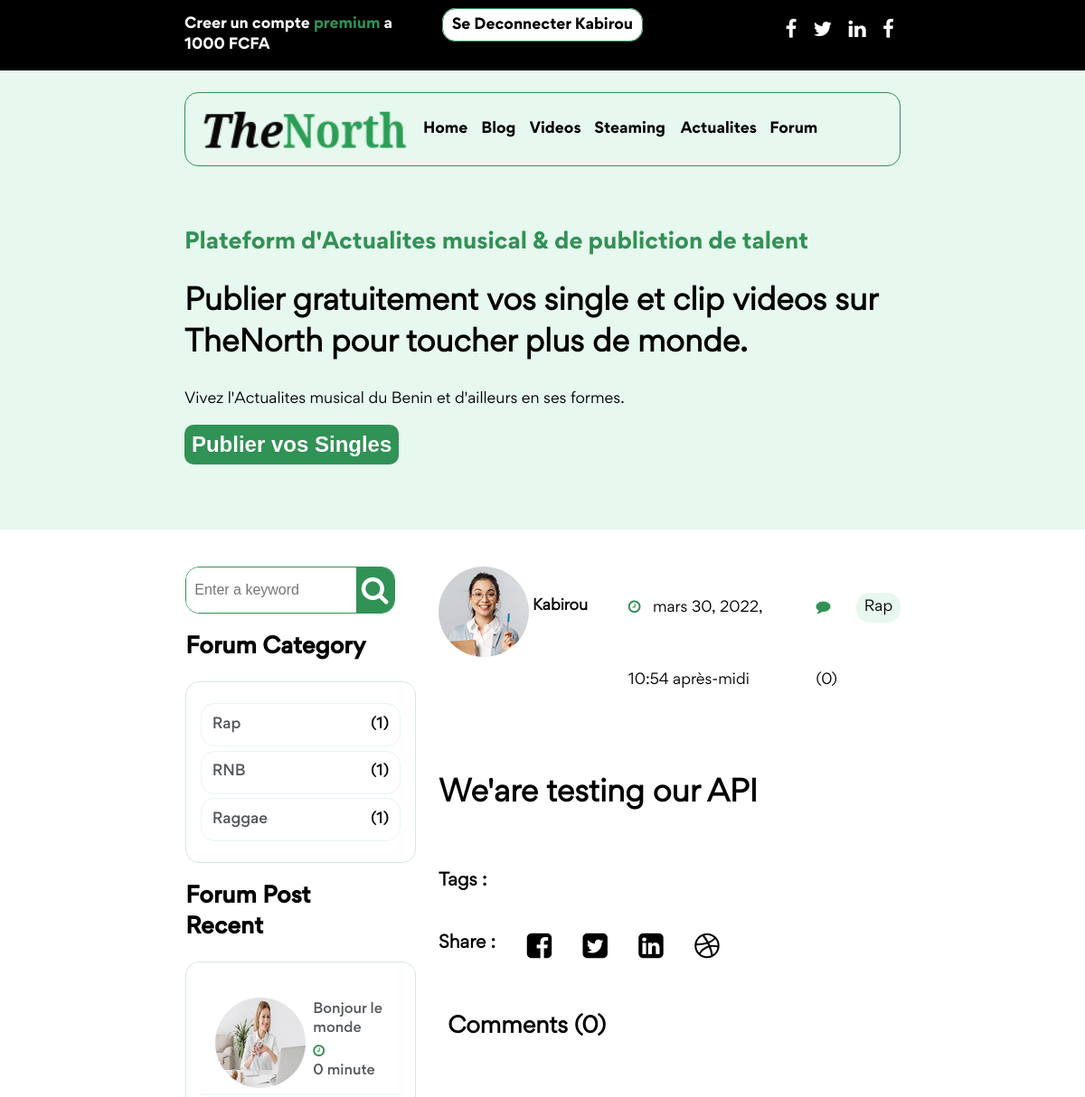
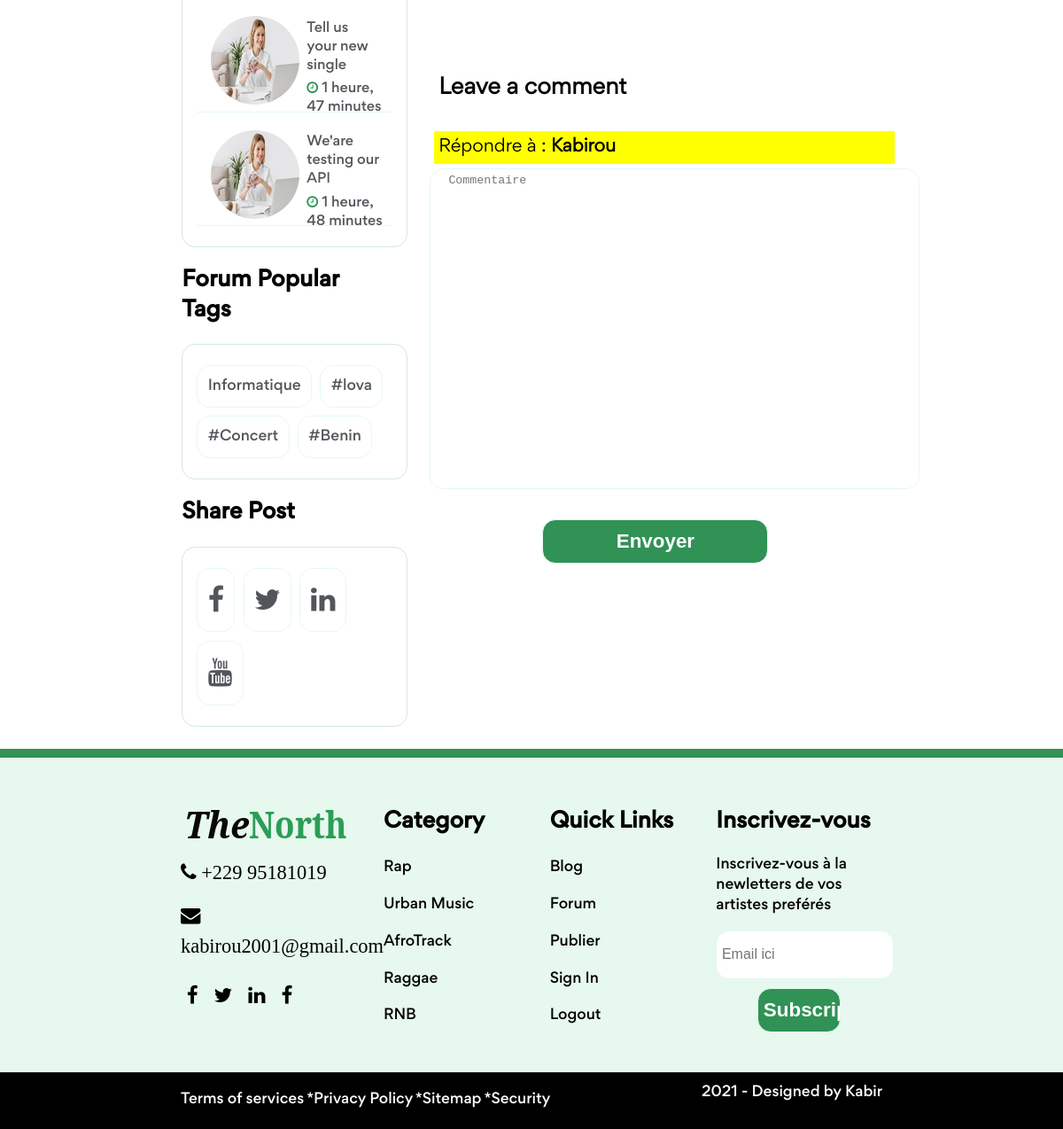
The page /forum/detail/1/ (signed in) on the database its author committed (2 pictures, top to bottom).
### forum/models.py (models this page shows, shortened)
class Category(models.Model):
    valeurs = models.CharField(max_length=255, null=True)
    def __str__(self):
        return self.valeurs

class ForumModel(models.Model):
    post = models.TextField(null=True)
    pub_categorie = models.ForeignKey(Category,null=True,on_delete=models.SET_NULL)
    pub_date = models.DateTimeField(auto_now_add=True,null=False)
    pub_author = models.CharField(max_length=255,null=True)
    pub_tags = models.ManyToManyField(PubTags)

class PubTags(models.Model):
    tag = models.CharField(max_length=255,null=True)

### forum/views.py (the view)
# urls.py: path("detail/<int:pk>/",views.details,name='forumdetail'),
def details(request, pk):
    if not request.user.is_authenticated:
        return redirect('connexion')
    else:
        if request.method == 'POST':
            forms = CommentForm(request.POST)
            if forms.is_valid():
                commentaire = forms.save(commit=False)
                commentaire.comment_author = request.user
                commentaire.comment_to = pk
                commentaire.comment_categorie = ForumModel.objects.get(
                    id=pk).pub_categorie
                commentaire.comment_type = request.POST.get('commentType')
                commentaire.comment_replyedTo = request.POST.get('replyTo')
                commentaire.save()
        else:
            forms = CommentForm
        forumPost = ForumModel.objects.get(id=pk)
        commentsPost = LesCommentaires.objects.filter(comment_to=pk, comment_type='just comment').order_by(
            '-id')
        commentsReplyPost = LesCommentaires.objects.filter(comment_to=pk, comment_type='Reply').order_by(
            '-id')
        totalComm = commentsPost.count()+commentsReplyPost.count()
        commentsPost = pagine(commentsPost, 5, request.GET.get('p'))
        tags = forumPost.pub_tags.all()
        sidebarF = sidebar(ForumModel)
        context = {'forumPost': forumPost, 'CommentForm': forms, 'commentsPost': commentsPost.get('post'), 'totalComm': totalComm,'stags': sidebarF.get('stags'),
                   'tags': tags, 'page': commentsPost.get('totalPage'), 'Reply': commentsReplyPost,
                   'posts': sidebarF.get('postBar'),'category': sidebarF.get('category'),'section':sidebarF.get('section')
                   }
        return render(request, 'forum/forumdetail.html', context)

### forum/views.py (called while the page is built)
def boucle(number):
    i = 1
    context = []
    while i <= number:
        context.append(i)
        i += 1
    return context

def pagine(obj, per_page, page_num=1):
    if page_num is None:
        page_num = 1
    else:
        page_num = int(page_num)
    pagination = Paginator(obj, per_page)
    if page_num > pagination.num_pages:
        page_num = pagination.num_pages
    post = pagination.get_page(page_num)
    totalPage = boucle(pagination.num_pages)
    context = {'post': post, 'totalPage': totalPage}
    return context

def populartags(model):
    tags = PubTags.objects.all()
    NbTags = []
    for tag in tags:
        objTotal = model.objects.filter(pub_tags=tag.id).count()
        if not NbTags.__contains__([tag.tag, objTotal]):
            NbTags.append([objTotal,tag.tag])
    NbTags.sort(reverse=True)
    context = NbTags[0:5]
    return context

def sidebar(model,section="Forum"):
    postBar = model.objects.all().order_by('-id')[:3]
    categoryBarNb = []
    tags = populartags(model)
    for category in model.objects.all():
        objTotal = model.objects.filter(pub_categorie=category.pub_categorie).count()
        if not categoryBarNb.__contains__([category.pub_categorie, objTotal]):
            categoryBarNb.append([category.pub_categorie, objTotal])
    context = {'postBar':postBar,'category':categoryBarNb,'stags':tags,'section':section}
    return context

### templates/forum/forumdetail.html (shortened to what this page needs)
{% extends 'base/index.html' %}
{% block mainPage %}
    {% load static %}
    <section class="flex bbx mainblog" id="main">
      {%include 'partials/sidebarforum.html'%}
      <div class="sideright">
        <div class="info flex">
          <p class="w-20"><a href="#" class="flex"><img src="{% static 'img/author-03.jpg'%}" alt="Photo de {{ forumPost.pub_author }}"> <span
                  class="name">{{ forumPost.pub_author }}</span> </a> </p>
          <p class="flex">
            <span><i class=" fa fa-clock-o lightgreen"></i> &nbsp; {{ forumPost.pub_date }} </span>
            <span><i class="fa fa-comment lightgreen"></i>&nbsp; ({{totalComm}}) </span>
            <span><a href="#" class="cg">{{ forumPost.pub_categorie }}</a> </span>
          </p>
        </div>
        <div class="tt lh-2">
          <h1>{{ forumPost.post }}</h1>
        </div>
        <div class="tags flex fwp">
          <h3>Tags : </h3>
              <div class="tagsdiv">
              </div>
        </div>
        <div class="share flex ">
          <h3 class="w-20 lh-2">Share : </h3> <p class="full-w"><a href="#"><i class="fa fa-facebook-square"></i> </a><a href="#"><i class="fa fa-twitter-square"></i> </a><a href="#"><i class="fa fa-linkedin-square"></i> </a> <a href="#"><i class="fa fa-dribbble"></i> </a> </p>
        </div>
        <div class="comments">
          <div class="" style="margin:6% 2%">
            <h2>Comments ({{totalComm}})</h2>
          </div>
            <div class="dots flex justify-sb">
              <div class="sp_dots flex justify-sb">
              </div>
            </div>
        </div>
        <div class="answer">
          <div class="" style="margin:6% 2%">
            <h2>Leave a comment</h2>
          </div>
          <form class="leaveComment" action="" method="post">
            <div class="warning" style="padding:1%;margin:1%;width:100%;font-size:1.2rem;">Répondre à : <span class="replyTo bolder">{{ forumPost.pub_author }}</span>
            </div>
            {{ CommentForm.comment }}
            <input type="submit" name="send" value="Envoyer">
          </form>
        </div>
      </div>
    </section>
{% endblock mainPage %}

### templates/partials/header.html
{%load static%}
<header class="relative">
  <section class="flex h1 b  trans">
    <p class="white">Creer un compte <a href="#" class="lightgreen">premium</a> a 1000 FCFA</p>
    <p class="middle">
        {% if request.user.is_authenticated %}
          <a href="{%url 'logout' %}">Se Deconnecter  {{ request.user }}</a>
        {% else %}
            <a href="{%url 'connexion' %}">Se connecter</a>
             <a href="{%url 'inscription' %}">Creer un compte</a>
        {% endif %}
       </p>
    <p><a href="#"><i class="fa fa-facebook"></i> </a><a href="#"><i class="fa fa-twitter"></i> </a><a href="#"><i class="fa fa-linkedin"></i> </a><a href="#"><i class="fa fa-facebook"></i></a></p>
  </section>
  <section class="h2 relative">
    <div class="under-h2 flex justify-sb trans">
      <div class="logo">
        <a href="index.php"><img src="{% static 'img/logo.png' %}"" alt=""></a>
      </div>
      <div class="div-ul">
        <ul class="list flex justify-sb">
          <li><a href="{%url 'home' %}">Home</a> </li>
          <li><a href="{%url 'indexblog' %}">Blog</a> </li>
          <li><a href="{%url 'connexion' %}">Videos</a> </li>
          <li><a >Steaming</a> </li>
        </ul>
      </div>
      <div class="">
        <div class="last-ul">
          <ul class="list flex">
            <li><a >Actualites</a> </li>
            <li><a href="{%url 'indexforum' %}">Forum</a> </li>
          </ul>
        </div>
      </div>
    </div>
    {%include 'partials/middle.html' %}
  </section>
</header>

### templates/partials/sidebarforum.html (shortened to what this page needs)
{%load static %}
<div class="sideleft">
  <form class="ajax-s relative" action="{% url 'searchforum'%}" method="get">
    <p class="input flex"><input type="text" name="s" placeholder="Enter a keyword" autocomplete="off" class="do full-size"><input type="submit" name="" class="dnone s"> <i class="fa fa-search fa-2x darkgeen trans" onclick="document.querySelector('.s').click()"></i> </p>
  </form>
  <div class="pc">
    <h2 class="titre">{{ section }}  Category</h2>
    <div class="">
      <ul class="list list1">
        {% for c,v in category %}
          <li><a href="{%url 'categoryforum' c%} ">{{c}} </a> <span class="nb right"> ({{v}})</span> </li>
        {% endfor %}
      </ul>
    </div>
  </div>
  <div class="pc ">
    <h2 class="titre">{{ section }} Post Recent</h2>
    <div class="">
      <ul class="list list1 list2">
        {% for post in posts%}
        <li class="flex"><a href="{% url 'forumdetail' post.id%}" class=""><img src="{% static 'img/blog-01.jpg' %}" alt="photo de {{post.pub_author}}"> </a>
            <a href="{% url 'forumdetail' post.id%}"><span class="post">{{post.post|striptags|truncatechars:30}}</span><span class="time"><i
                    class="fa fa-clock-o lightgreen"></i> {{post.pub_date|timesince}} </span></a> </li>
        {%endfor%}
      </ul>
    </div>
  </div>
  <div class="pc">
    <h2 class="titre">{{ section }} Popular Tags</h2>
    <div class="">
      <ul class="list list1 flex fwp">
          {% for nb,tag in stags %}
        <li><a href="{%url 'categoryforum' tag%}">{{ tag }} </a></li>
          {% endfor %}
      </ul>
    </div>
  </div>
  <div class="pc">
    <h2 class="titre">Share Post</h2>
    <div class="">
      <ul class="list list1 flex fwp">
        <li><a href="#"><i class="fa fa-2x fa-facebook"></i> </a></li>
        <li><a href="#"><i class="fa fa-2x fa-twitter"></i> </a></li>
        <li><a href="#"><i class="fa fa-2x fa-linkedin"></i> </a></li>
        <li><a href="#"><i class="fa fa-2x fa-youtube"></i> </a></li>
      </ul>
    </div>
  </div>
</div>

### static/css/master.css (style rules this page uses)
header { font-family: gortida-bold; }
header .h1 { padding: 0% 17% }
header .h1 p { width: 30%; }
header .h1 .middle { width: 40%!important;text-align: center; }
header .h1 .middle a { padding: 3%; }
header .h1 .middle a:last-child { border: 1px solid #309255;border-radius: 15px;background-color: white;color: black; }
header .h1 p:last-child a { margin: 3% }
header .h1 p:last-child { text-align: right; }
header .h1 p:last-child i { font-size: 1.4rem }
header .h2 { background-color: #e7f8ee;padding: 2% 0;z-index: 5 }
header .h2 .under-h2 { margin: 0% 17%;border-radius: 15px;border: 1px solid #309255;padding: 1%;z-index: 5000;height: 56px; }
header .h2 .under-h2 a { color: black;transition: 300ms ease-out }
header .h2 .under-h2 .div-ul { width: 35%;line-height: 3.6 }
header .h2 .under-h2>div:last-child { line-height: 3.6;width: 31% }
header .h2 .under-h2>div:last-child li { padding:0 3% }
#main { margin: 0 15%;font-family: gortida-medium }
#main .sideleft { width: 45%;margin: 3% }
.ajax-s input { padding: 0 4%;width: 81%!important }
.ajax-s p { width: 100%;height: 50px;border: 1px solid #309255;border-radius: 15px;overflow: hidden; }
.ajax-s i { width: 20%;text-align: center;color: white;line-height: 1.6 }
#main .sideleft .list1 { border: 1px solid rgb(48 146 85 / 20%);border-radius: 15px;padding: 8% 5%;width: 100% }
#main .sideleft .list1 li { padding: 5%;border: 1px solid #e7f8ee;transition: 500ms all;margin: 2%;border-radius: 15px; }
#main .sideleft ul li a { color: #52565b; }
#main .sideleft .titre { margin: 9% 0 }
#main .sideleft .list2 li { max-height: 100px;overflow-y: hidden;border: none;border-bottom: 1px solid #e7f8ee;border-radius: 0 }
#main .sideleft .list2 li a { margin: 2%;font-size: 15px; }
#main .sideleft .list2 li span { display: block;margin: 4% 1% }
#main .sideleft .list2 img,.comment .under img { width: 100px;height: 100px;border-radius: 50% }
#main .sideright { margin: 3%;width: 100%;font-family: gortida-regular; }
#main .sideright a { color: black }
#main .sideright .info img { width: 100px;height: 100px;border-radius: 50%; }
#main .sideright .info .name { line-height: 5;margin: 2%;text-align: center; }
#main .sideright .info p:first-child { width: 40% }
#main .sideright .info p:last-child { width: 58%;line-height: 5 }
#main .sideright .info p:last-child span { margin: 2%; }
.cg { padding: 27%;background-color:#e7f8ee;border-radius: 15px; }
.tagsdiv { margin: 0 2%;width: 75%; }
#main .share a { padding: 3%;font-size: 2rem }
#main .answer input { height: 50px!important;width: 50%!important;border: 1px solid #e7f8ee!important;border-radius: 15px!important;outline: none;padding: 1% 4%;margin: 1% }
#main .answer textarea { resize: none;border-radius: 15px;border: 1px solid #e7f8ee;width: 100%;height: 350px;padding: 1% 4% }
input[type="submit"],.sign button { width: 30%;background-color:#309255!important;margin: 5% auto!important;font-size: 1.4rem;font-weight: bolder;color: white }

### static/css/blog.css (style rules this page uses)
.name { font-weight: bolder; }
.dots { width: 50%;margin: 5% auto;overflow: hidden;height: 82px; }

### static/css/require.css (style rules this page uses)
.white { color: white!important; }
.b { background-color: black }
a,li { transition: 500ms ease-out; }
.darkgeen { background-color: #309255 }
.lightgreen { color: #309255 }
img { vertical-align: middle; }

### static/css/style.css (style rules this page uses)
.index h1 { font-size: 2rem; }
.index h1,.index .h4 p { font-family: gortida-regular; }
.sp_dots { width: 80%; overflow: hidden; flex-wrap: wrap; flex-direction: column; margin: 1%; }

### rows shown on the page
Category: valeurs "Rap", v "1"
Category: valeurs "RNB", v "1"
Category: valeurs "Raggae", id "1"
ForumModel: post "Bonjour le monde", pub_date "0 minute"
ForumModel: post "Tell us your new single", pub_date "1 heure, 47 minutes"
ForumModel: post "We'are testing our API", pub_date "1 heure, 48 minutes", pub_author "Kabirou", pub_date "mars 30, 2022, 10:54 après-midi", pub_categorie "Rap"
PubTags: stags "Informatique"
PubTags: stags "#lova"
PubTags: stags "#Concert"
PubTags: stags "#Benin"

### other values the page prints
{{ request.user }} "Kabirou"
{{ section }} "Forum"
{{ totalComm }} "0"
